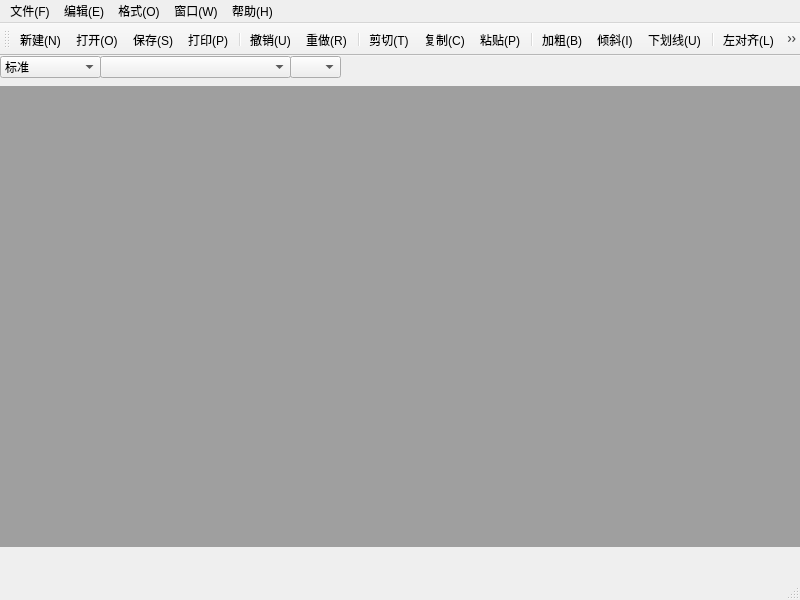
<?xml version="1.0" encoding="UTF-8"?>
<ui version="4.0">
 <class>MainWindow</class>
 <widget class="QMainWindow" name="MainWindow">
  <property name="geometry">
   <rect>
    <x>0</x>
    <y>0</y>
    <width>800</width>
    <height>600</height>
   </rect>
  </property>
  <property name="windowTitle">
   <string>MainWindow</string>
  </property>
  <widget class="QWidget" name="centralwidget">
   <widget class="QComboBox" name="cmbFont">
    <property name="geometry">
     <rect>
      <x>100</x>
      <y>0</y>
      <width>191</width>
      <height>22</height>
     </rect>
    </property>
   </widget>
   <widget class="QComboBox" name="cmbFontSize">
    <property name="geometry">
     <rect>
      <x>290</x>
      <y>0</y>
      <width>51</width>
      <height>22</height>
     </rect>
    </property>
   </widget>
   <widget class="QComboBox" name="cmbListStyle">
    <property name="geometry">
     <rect>
      <x>0</x>
      <y>0</y>
      <width>101</width>
      <height>22</height>
     </rect>
    </property>
    <item>
     <property name="text">
      <string>标准</string>
     </property>
    </item>
    <item>
     <property name="text">
      <string>项目符号(●)</string>
     </property>
    </item>
    <item>
     <property name="text">
      <string>项目符号(○)</string>
     </property>
    </item>
    <item>
     <property name="text">
      <string>项目符号(◆)</string>
     </property>
    </item>
    <item>
     <property name="text">
      <string>编号(1.2.3)</string>
     </property>
    </item>
    <item>
     <property name="text">
      <string>编号(a,b,c)</string>
     </property>
    </item>
    <item>
     <property name="text">
      <string>编号(A,B,C)</string>
     </property>
    </item>
    <item>
     <property name="text">
      <string>编号(ⅰ,ⅱ,ⅲ)</string>
     </property>
    </item>
    <item>
     <property name="text">
      <string>编号(Ⅰ,Ⅱ,Ⅲ)</string>
     </property>
    </item>
   </widget>
   <widget class="QMdiArea" name="mdiArea">
    <property name="geometry">
     <rect>
      <x>0</x>
      <y>30</y>
      <width>801</width>
      <height>461</height>
     </rect>
    </property>
   </widget>
  </widget>
  <widget class="QMenuBar" name="menubar">
   <property name="geometry">
    <rect>
     <x>0</x>
     <y>0</y>
     <width>800</width>
     <height>22</height>
    </rect>
   </property>
   <widget class="QMenu" name="menu_F">
    <property name="title">
     <string>文件(F)</string>
    </property>
    <addaction name="actNew"/>
    <addaction name="actOpen"/>
    <addaction name="separator"/>
    <addaction name="actSave"/>
    <addaction name="actSaveAs"/>
    <addaction name="separator"/>
    <addaction name="actPrint"/>
    <addaction name="actPrintPreview"/>
    <addaction name="separator"/>
    <addaction name="actExit"/>
   </widget>
   <widget class="QMenu" name="menu_E">
    <property name="title">
     <string>编辑(E)</string>
    </property>
    <addaction name="actUndo"/>
    <addaction name="actRedo"/>
    <addaction name="separator"/>
    <addaction name="actCut"/>
    <addaction name="actCopy"/>
    <addaction name="actPaste"/>
   </widget>
   <widget class="QMenu" name="menu_O">
    <property name="title">
     <string>格式(O)</string>
    </property>
    <widget class="QMenu" name="menu_D">
     <property name="title">
      <string>字体(&amp;D)</string>
     </property>
     <addaction name="actBold"/>
     <addaction name="actItalic"/>
     <addaction name="actUnderline"/>
    </widget>
    <widget class="QMenu" name="menu">
     <property name="title">
      <string>段落</string>
     </property>
     <addaction name="actLeftAlign"/>
     <addaction name="actCenterAlign"/>
     <addaction name="actRightAlign"/>
     <addaction name="actJustify"/>
    </widget>
    <addaction name="menu_D"/>
    <addaction name="separator"/>
    <addaction name="menu"/>
    <addaction name="separator"/>
    <addaction name="actColor"/>
   </widget>
   <widget class="QMenu" name="menu_W">
    <property name="title">
     <string>窗口(W)</string>
    </property>
    <addaction name="actClose"/>
    <addaction name="actCloseAll"/>
    <addaction name="separator"/>
    <addaction name="actTile"/>
    <addaction name="actCascade"/>
    <addaction name="separator"/>
    <addaction name="actNext"/>
    <addaction name="actPrevious"/>
   </widget>
   <widget class="QMenu" name="menu_H">
    <property name="title">
     <string>帮助(H)</string>
    </property>
    <addaction name="actAbout"/>
    <addaction name="actAboutQt"/>
   </widget>
   <addaction name="menu_F"/>
   <addaction name="menu_E"/>
   <addaction name="menu_O"/>
   <addaction name="menu_W"/>
   <addaction name="menu_H"/>
  </widget>
  <widget class="QStatusBar" name="statusbar"/>
  <widget class="QToolBar" name="toolBar">
   <property name="windowTitle">
    <string>toolBar</string>
   </property>
   <attribute name="toolBarArea">
    <enum>TopToolBarArea</enum>
   </attribute>
   <attribute name="toolBarBreak">
    <bool>false</bool>
   </attribute>
   <addaction name="actNew"/>
   <addaction name="actOpen"/>
   <addaction name="actSave"/>
   <addaction name="actPrint"/>
   <addaction name="separator"/>
   <addaction name="actUndo"/>
   <addaction name="actRedo"/>
   <addaction name="separator"/>
   <addaction name="actCut"/>
   <addaction name="actCopy"/>
   <addaction name="actPaste"/>
   <addaction name="separator"/>
   <addaction name="actBold"/>
   <addaction name="actItalic"/>
   <addaction name="actUnderline"/>
   <addaction name="separator"/>
   <addaction name="actLeftAlign"/>
   <addaction name="actCenterAlign"/>
   <addaction name="actRightAlign"/>
   <addaction name="actJustify"/>
  </widget>
  <action name="actNew">
   <property name="icon">
    <iconset resource="resources.qrc">
     <normaloff>:/images/images/filenew.png</normaloff>:/images/images/filenew.png</iconset>
   </property>
   <property name="text">
    <string>新建(&amp;N)</string>
   </property>
   <property name="toolTip">
    <string>新建</string>
   </property>
   <property name="statusTip">
    <string>创建一个新文档</string>
   </property>
   <property name="shortcut">
    <string>Ctrl+N</string>
   </property>
  </action>
  <action name="actOpen">
   <property name="icon">
    <iconset resource="resources.qrc">
     <normaloff>:/images/images/fileopen.png</normaloff>:/images/images/fileopen.png</iconset>
   </property>
   <property name="text">
    <string>打开(&amp;O)</string>
   </property>
   <property name="toolTip">
    <string>打开</string>
   </property>
   <property name="statusTip">
    <string>打开已存在文档</string>
   </property>
   <property name="shortcut">
    <string>Ctrl+O</string>
   </property>
  </action>
  <action name="actSave">
   <property name="icon">
    <iconset resource="resources.qrc">
     <normaloff>:/images/images/filesave.png</normaloff>:/images/images/filesave.png</iconset>
   </property>
   <property name="text">
    <string>保存(&amp;S)</string>
   </property>
   <property name="toolTip">
    <string>保存</string>
   </property>
   <property name="statusTip">
    <string>保存当前文档</string>
   </property>
   <property name="shortcut">
    <string>Ctrl+S</string>
   </property>
  </action>
  <action name="actSaveAs">
   <property name="text">
    <string>另存为(&amp;A)...</string>
   </property>
   <property name="toolTip">
    <string>另存为</string>
   </property>
   <property name="statusTip">
    <string>以一个新名字保存文档</string>
   </property>
  </action>
  <action name="actPrint">
   <property name="icon">
    <iconset resource="resources.qrc">
     <normaloff>:/images/images/fileprint.png</normaloff>:/images/images/fileprint.png</iconset>
   </property>
   <property name="text">
    <string>打印(&amp;P)...</string>
   </property>
   <property name="toolTip">
    <string>打印</string>
   </property>
   <property name="statusTip">
    <string>打印输出文档</string>
   </property>
   <property name="shortcut">
    <string>Ctrl+P</string>
   </property>
  </action>
  <action name="actPrintPreview">
   <property name="text">
    <string>打印预览...</string>
   </property>
   <property name="toolTip">
    <string>打印预览</string>
   </property>
   <property name="statusTip">
    <string>预览打印效果</string>
   </property>
  </action>
  <action name="actExit">
   <property name="text">
    <string>退出(&amp;X)</string>
   </property>
   <property name="toolTip">
    <string>退出</string>
   </property>
   <property name="statusTip">
    <string>退出应用程序</string>
   </property>
  </action>
  <action name="actUndo">
   <property name="icon">
    <iconset resource="resources.qrc">
     <normaloff>:/images/images/editundo.png</normaloff>:/images/images/editundo.png</iconset>
   </property>
   <property name="text">
    <string>撤销(&amp;U)</string>
   </property>
   <property name="toolTip">
    <string>撤销</string>
   </property>
   <property name="statusTip">
    <string>撤销当前操作</string>
   </property>
   <property name="shortcut">
    <string>Ctrl+Z</string>
   </property>
  </action>
  <action name="actRedo">
   <property name="icon">
    <iconset resource="resources.qrc">
     <normaloff>:/images/images/editredo.png</normaloff>:/images/images/editredo.png</iconset>
   </property>
   <property name="text">
    <string>重做(&amp;R)</string>
   </property>
   <property name="toolTip">
    <string>重做</string>
   </property>
   <property name="statusTip">
    <string>恢复之前操作</string>
   </property>
   <property name="shortcut">
    <string>Ctrl+Y</string>
   </property>
  </action>
  <action name="actCut">
   <property name="icon">
    <iconset resource="resources.qrc">
     <normaloff>:/images/images/editcut.png</normaloff>:/images/images/editcut.png</iconset>
   </property>
   <property name="text">
    <string>剪切(&amp;T)</string>
   </property>
   <property name="toolTip">
    <string>剪切</string>
   </property>
   <property name="statusTip">
    <string>从文档中剪切所选内容并将其放入剪贴板</string>
   </property>
   <property name="shortcut">
    <string>Ctrl+X</string>
   </property>
  </action>
  <action name="actCopy">
   <property name="icon">
    <iconset resource="resources.qrc">
     <normaloff>:/images/images/editcopy.png</normaloff>:/images/images/editcopy.png</iconset>
   </property>
   <property name="text">
    <string>复制(&amp;C)</string>
   </property>
   <property name="toolTip">
    <string>复制</string>
   </property>
   <property name="statusTip">
    <string>复制所选内容并将其放入剪贴板</string>
   </property>
   <property name="shortcut">
    <string>Ctrl+C</string>
   </property>
  </action>
  <action name="actPaste">
   <property name="icon">
    <iconset resource="resources.qrc">
     <normaloff>:/images/images/editpaste.png</normaloff>:/images/images/editpaste.png</iconset>
   </property>
   <property name="text">
    <string>粘贴(&amp;P)</string>
   </property>
   <property name="toolTip">
    <string>粘贴</string>
   </property>
   <property name="statusTip">
    <string>将剪贴板的内容粘贴到文档</string>
   </property>
   <property name="shortcut">
    <string>Ctrl+V</string>
   </property>
  </action>
  <action name="actBold">
   <property name="checkable">
    <bool>true</bool>
   </property>
   <property name="icon">
    <iconset resource="resources.qrc">
     <normaloff>:/images/images/textbold.png</normaloff>:/images/images/textbold.png</iconset>
   </property>
   <property name="text">
    <string>加粗(&amp;B)</string>
   </property>
   <property name="toolTip">
    <string>加粗</string>
   </property>
   <property name="statusTip">
    <string>将所选文字加粗</string>
   </property>
   <property name="shortcut">
    <string>Ctrl+B</string>
   </property>
  </action>
  <action name="actItalic">
   <property name="checkable">
    <bool>true</bool>
   </property>
   <property name="icon">
    <iconset resource="resources.qrc">
     <normaloff>:/images/images/textitalic.png</normaloff>:/images/images/textitalic.png</iconset>
   </property>
   <property name="text">
    <string>倾斜(&amp;I)</string>
   </property>
   <property name="toolTip">
    <string>倾斜</string>
   </property>
   <property name="statusTip">
    <string>将所选文字用斜体表示</string>
   </property>
   <property name="shortcut">
    <string>Ctrl+I</string>
   </property>
  </action>
  <action name="actUnderline">
   <property name="checkable">
    <bool>true</bool>
   </property>
   <property name="icon">
    <iconset resource="resources.qrc">
     <normaloff>:/images/images/textunder.png</normaloff>:/images/images/textunder.png</iconset>
   </property>
   <property name="text">
    <string>下划线(&amp;U)</string>
   </property>
   <property name="toolTip">
    <string>下划线</string>
   </property>
   <property name="statusTip">
    <string>为所选文字添加下划线</string>
   </property>
   <property name="shortcut">
    <string>Ctrl+U</string>
   </property>
  </action>
  <action name="actLeftAlign">
   <property name="checkable">
    <bool>true</bool>
   </property>
   <property name="icon">
    <iconset resource="resources.qrc">
     <normaloff>:/images/images/textleft.png</normaloff>:/images/images/textleft.png</iconset>
   </property>
   <property name="text">
    <string>左对齐(&amp;L)</string>
   </property>
   <property name="toolTip">
    <string>左对齐</string>
   </property>
   <property name="statusTip">
    <string>将文字左对齐</string>
   </property>
   <property name="shortcut">
    <string>Ctrl+L</string>
   </property>
  </action>
  <action name="actRightAlign">
   <property name="checkable">
    <bool>true</bool>
   </property>
   <property name="icon">
    <iconset resource="resources.qrc">
     <normaloff>:/images/images/textright.png</normaloff>:/images/images/textright.png</iconset>
   </property>
   <property name="text">
    <string>右对齐(&amp;R)</string>
   </property>
   <property name="toolTip">
    <string>右对齐</string>
   </property>
   <property name="statusTip">
    <string>将文字右对齐</string>
   </property>
   <property name="shortcut">
    <string>Ctrl+R</string>
   </property>
  </action>
  <action name="actCenterAlign">
   <property name="checkable">
    <bool>true</bool>
   </property>
   <property name="icon">
    <iconset resource="resources.qrc">
     <normaloff>:/images/images/textcenter.png</normaloff>:/images/images/textcenter.png</iconset>
   </property>
   <property name="text">
    <string>居中对齐(&amp;E)</string>
   </property>
   <property name="toolTip">
    <string>居中对齐</string>
   </property>
   <property name="statusTip">
    <string>将文字居中对齐</string>
   </property>
   <property name="shortcut">
    <string>Ctrl+E</string>
   </property>
  </action>
  <action name="actJustify">
   <property name="checkable">
    <bool>true</bool>
   </property>
   <property name="icon">
    <iconset resource="resources.qrc">
     <normaloff>:/images/images/textjustify.png</normaloff>:/images/images/textjustify.png</iconset>
   </property>
   <property name="text">
    <string>两端对齐(&amp;J)</string>
   </property>
   <property name="toolTip">
    <string>两端对齐</string>
   </property>
   <property name="statusTip">
    <string>将文字左右两端对齐</string>
   </property>
   <property name="shortcut">
    <string>Ctrl+J</string>
   </property>
  </action>
  <action name="actColor">
   <property name="checkable">
    <bool>true</bool>
   </property>
   <property name="text">
    <string>颜色(&amp;C)...</string>
   </property>
   <property name="toolTip">
    <string>颜色</string>
   </property>
   <property name="statusTip">
    <string>设置文字颜色</string>
   </property>
  </action>
  <action name="actClose">
   <property name="text">
    <string>关闭(&amp;O)</string>
   </property>
   <property name="toolTip">
    <string>关闭</string>
   </property>
   <property name="statusTip">
    <string>关闭活动文档子窗口</string>
   </property>
  </action>
  <action name="actCloseAll">
   <property name="text">
    <string>关闭所有(&amp;A)</string>
   </property>
   <property name="toolTip">
    <string>关闭所有</string>
   </property>
   <property name="statusTip">
    <string>关闭所有子窗口</string>
   </property>
  </action>
  <action name="actTile">
   <property name="text">
    <string>平铺(&amp;T)</string>
   </property>
   <property name="toolTip">
    <string>平铺</string>
   </property>
   <property name="statusTip">
    <string>平铺子窗口</string>
   </property>
  </action>
  <action name="actCascade">
   <property name="text">
    <string>层叠(&amp;C)</string>
   </property>
   <property name="toolTip">
    <string>层叠</string>
   </property>
   <property name="statusTip">
    <string>层叠子窗口</string>
   </property>
  </action>
  <action name="actNext">
   <property name="text">
    <string>下一个(&amp;X)</string>
   </property>
   <property name="toolTip">
    <string>下一个</string>
   </property>
   <property name="statusTip">
    <string>移动焦点到下一个子窗口</string>
   </property>
  </action>
  <action name="actPrevious">
   <property name="text">
    <string>前一个(&amp;V)</string>
   </property>
   <property name="toolTip">
    <string>前一个</string>
   </property>
   <property name="statusTip">
    <string>移动焦点到前一个子窗口</string>
   </property>
  </action>
  <action name="actAbout">
   <property name="text">
    <string>关于(&amp;A)</string>
   </property>
   <property name="toolTip">
    <string>关于</string>
   </property>
   <property name="statusTip">
    <string>关于我们</string>
   </property>
  </action>
  <action name="actAboutQt">
   <property name="text">
    <string>关于QT(&amp;Q)</string>
   </property>
   <property name="toolTip">
    <string>关于QT</string>
   </property>
   <property name="statusTip">
    <string>关于QT</string>
   </property>
  </action>
 </widget>
 <resources>
  <include location="resources.qrc"/>
 </resources>
 <connections/>
</ui>
